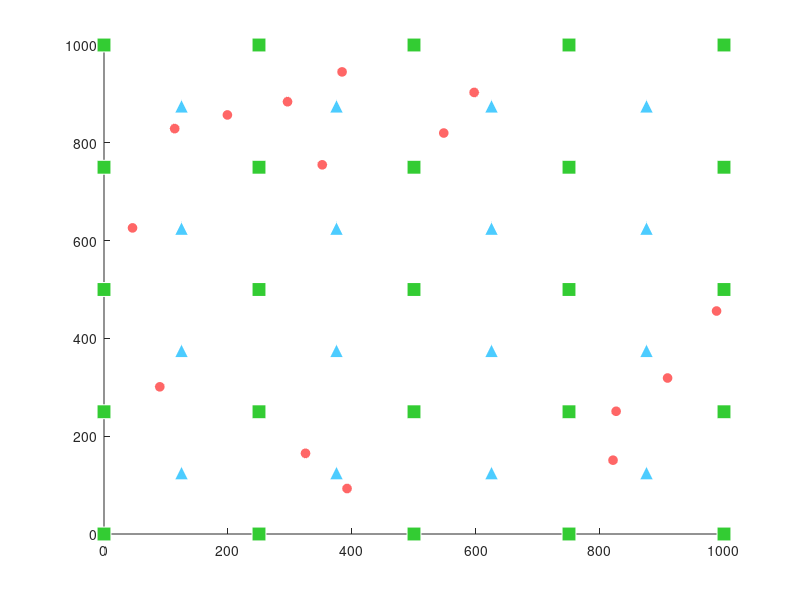

MATLAB code for this plot: (Note: this script raises an error after producing the figure.)
% script para dibujar el entorno con el tema oscuro y radios de conectividad
clear;
close all;

% Cargar los datos de una de las posiciones (ej: positions1.mat)
load('positions/positions1.mat');

xAP = real(APpositions(:));
yAP = imag(APpositions(:));
xRIS = real(RISpositions(:));
yRIS = imag(RISpositions(:));
xUE = real(UEpositions(:));
yUE = imag(UEpositions(:));

% 3. Crear figura con FONDO OSCURO
figPrincipal = figure('Name', 'Entorno Grid Radios', 'Color', [0.15 0.15 0.15]); 
axPrincipal = axes(figPrincipal); 
hold(axPrincipal, 'on'); 

% Dibujar elementos con colores que destaquen sobre fondo oscuro
hAP = scatter(axPrincipal, xAP, yAP, 100, '^', 'filled', 'MarkerFaceColor', [0.3 0.8 1], 'MarkerEdgeColor', 'w'); % Azul claro
hRIS = scatter(axPrincipal, xRIS, yRIS, 100, 's', 'filled', 'MarkerFaceColor', [0.2 0.8 0.2], 'MarkerEdgeColor', 'w'); % Verde brillante
hUE = scatter(axPrincipal, xUE, yUE, 60, 'o', 'filled', 'MarkerFaceColor', [1 0.4 0.4], 'MarkerEdgeColor', 'w'); % Rojo salmón

% Dibujar circunferencias de conectividad alrededor de cada RIS (Color Lila)
radius = 100;
th = linspace(0, 2*pi, 100);
for i = 1:length(xRIS)
    x_circle = xRIS(i) + radius * cos(th);
    y_circle = yRIS(i) + radius * sin(th);
    % Color lila con un poco de transparencia, ej: [0.7 0.4 0.9 0.6]
    hConn = plot(axPrincipal, x_circle, y_circle, '--', 'Color', [0.7 0.4 0.9 0.6], 'LineWidth', 1.5);
end

% 5. Formato del gráfico adaptado a TEMA OSCURO (UNIFICADO)
grid(axPrincipal, 'on');
box(axPrincipal, 'on');
axPrincipal.Color = [0.1 0.1 0.1]; 
axPrincipal.XColor = 'w'; 
axPrincipal.YColor = 'w'; 
axPrincipal.FontSize = 11;
axPrincipal.GridAlpha = 0.3; 
xlabel(axPrincipal, 'x [m]', 'FontSize', 12, 'FontWeight', 'bold', 'Color', 'w');
ylabel(axPrincipal, 'y [m]', 'FontSize', 12, 'FontWeight', 'bold', 'Color', 'w');

% Ajuste para proporciones iguales (sin deformar el mapa)
axis(axPrincipal, 'equal');

% Leyenda estilo "Cuadrado Pro" con recuadro integrado
lgd = legend(axPrincipal, [hAP, hRIS, hUE, hConn], {'AP', 'RIS', 'UE', 'Área de conectividad'}, 'Location', 'best', 'FontSize', 11, 'Box', 'on');
lgd.TextColor = 'w';
lgd.Color = [0.15 0.15 0.15]; 
lgd.EdgeColor = [0.5 0.5 0.5];

% Ajustar márgenes explícitamente (Igual que los otros: Izquierdo: 0.065, Derecho: 0.065, Arriba: 0.078, Abajo: 0.078)
% Nota: Al usar 'axis equal', MATLAB restringe la caja para mantener proporción 1:1, 
% pero forzamos la posición exterior para asegurar simetría en la exportación.
axPrincipal.Position = [0.065, 0.078, 0.87, 0.844];

% 6. Guardar la figura final respetando el tema oscuro y los márgenes
set(figPrincipal, 'InvertHardcopy', 'off'); % Mantener el color oscuro
set(figPrincipal, 'PaperPositionMode', 'auto'); % Respetar márgenes de pantalla

savefig(figPrincipal, fullfile('positions', 'entorno_grid_oscuro_radios.fig'));
print(figPrincipal, fullfile('positions', 'entorno_grid_oscuro_radios.png'), '-dpng', '-r300');
fprintf('Figura guardada: positions/entorno_grid_oscuro_radios.png\n');
